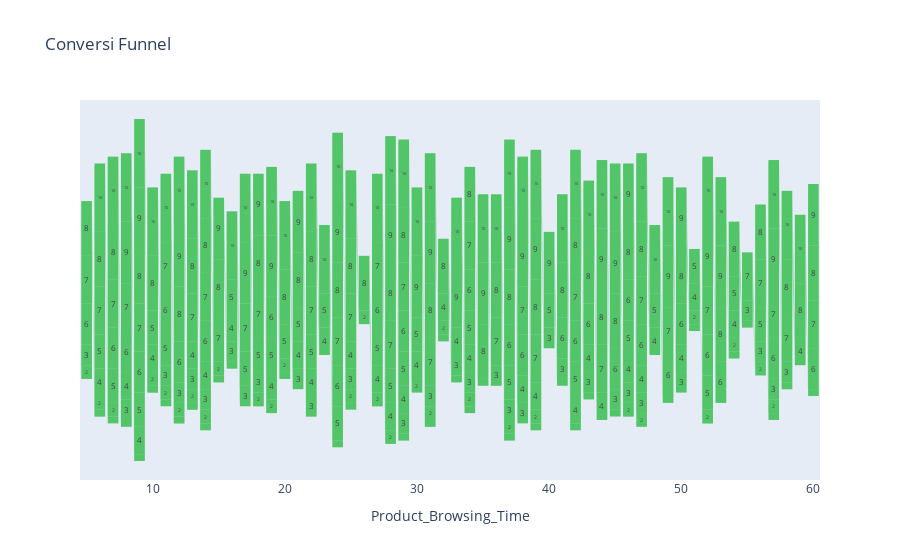

The notebook cell this image was saved under:
### Markdown cell above
### 5) Analisis Funnel

### Code cell
# Analisis Funnel
data_funnel = df[["Product_Browsing_Time", "Items_Added_to_Cart", "Total_Purchases"]]
data_funnel = data_funnel.groupby(["Product_Browsing_Time", "Items_Added_to_Cart"]).sum().reset_index()

# Membuat Funnel Chart
fig = px.funnel(data_funnel, x='Product_Browsing_Time', y='Items_Added_to_Cart', title='Conversi Funnel',
                color_discrete_sequence=["#52c569"])
fig.show()

### Figure 1 — Plotly figure (JSON) as saved in the notebook; plotly's stock layout.template omitted (floating-point values rounded to 4 significant figures; data arrays with more than 128 entries replaced by an {"elided": "..."} marker saying what was removed)
{"data": [{"hovertemplate": "Product_Browsing_Time=%{x}<br>Items_Added_to_Cart=%{y}<extra></extra>", "legendgroup": "", "marker": {"color": "#52c569"}, "name": "", "orientation": "v", "showlegend": false, "type": "funnel", "x": {"elided": "342 int values"}, "xaxis": "x", "y": {"elided": "342 int values"}, "yaxis": "y"}], "layout": {"legend": {"tracegroupgap": 0}, "title": {"text": "Conversi Funnel"}, "xaxis": {"anchor": "y", "domain": [0, 1], "title": {"text": "Product_Browsing_Time"}}, "yaxis": {"anchor": "x", "domain": [0, 1], "title": {"text": "Items_Added_to_Cart"}}}}
